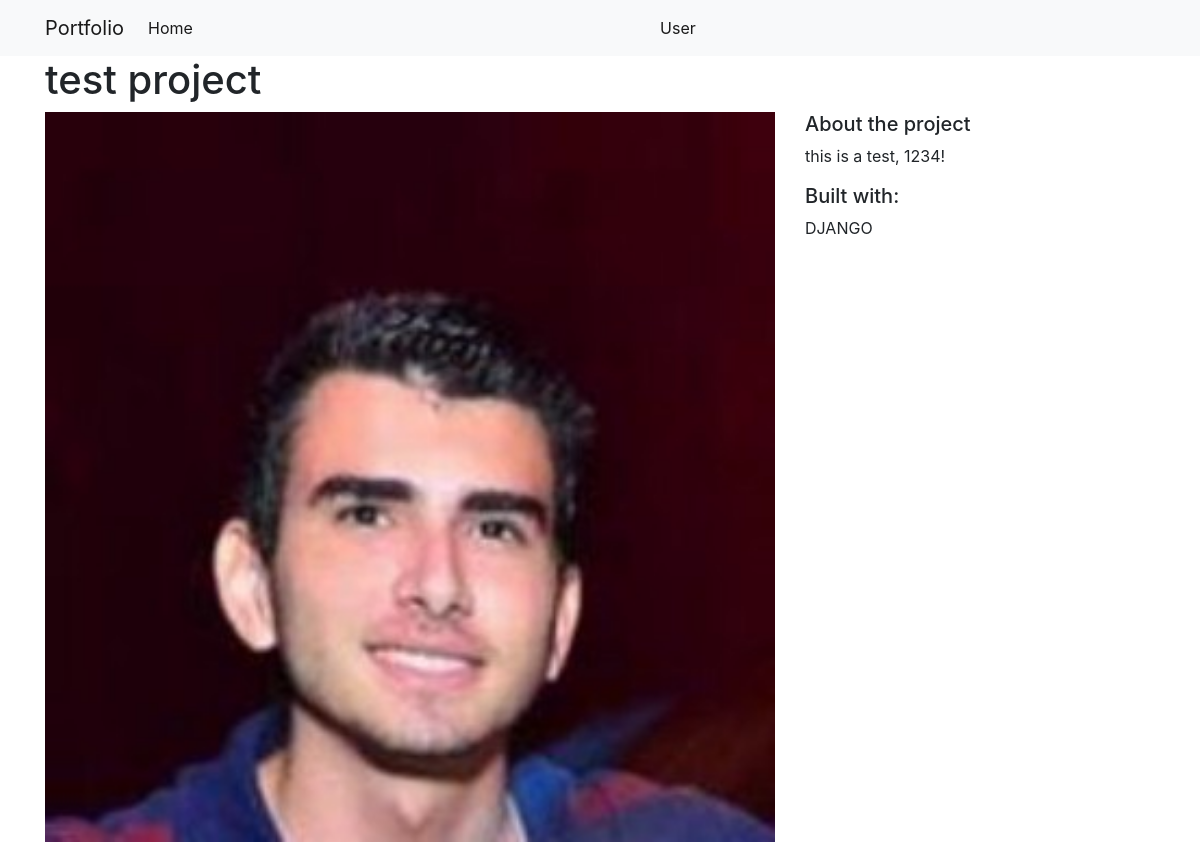
/projects/1, run on the app's committed database.
### projects/models.py (models this page shows)
class Project(models.Model):
    title = models.CharField(max_length=100)
    description = models.TextField()
    technology = models.CharField(max_length=20)
    image = models.CharField(max_length=100)

### projects/views.py (the view)
# urls.py: path('<int:pk>', views.projects_detail, name="project_detail")
def projects_detail(request, pk):
    project = Project.objects.get(pk=pk)
    return render(request, 'projects/detail.html',
                    {"project":project})

### projects/templates/projects/detail.html
{% extends 'projects/base.html' %}
{% load static %}
{% block content %}
    <h1>{{ project.title }}</h1>
    <div class="row">
        <div class="col-md-8">
            <img src="{% static project.image %}" alt="{{ project.description }}" width="100%">
        </div>
        <div class="col-md-4">
            <h5>About the project</h5>
            <p>{{ project.description }}</p>
            <h5>Built with:</h5>
            <p>{{ project.technology }}</p>
        </div>
    </div>
{% endblock %}

### data on the page
Project: title "test project", image (picture), description "this is a test, 1234!", technology "DJANGO"
